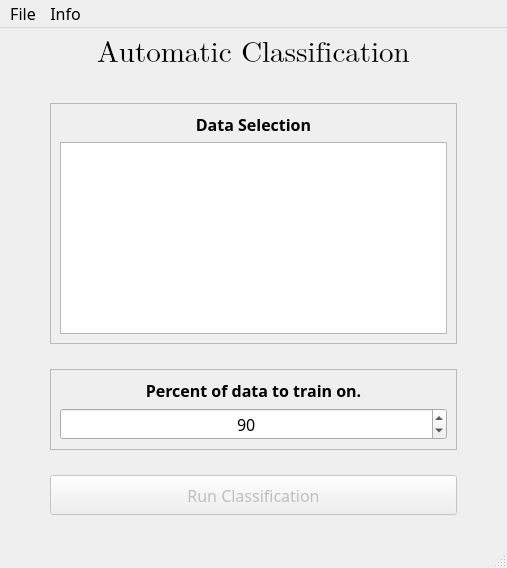
<?xml version="1.0" encoding="UTF-8"?>
<ui version="4.0">
 <class>MainWindow</class>
 <widget class="QMainWindow" name="MainWindow">
  <property name="geometry">
   <rect>
    <x>0</x>
    <y>0</y>
    <width>507</width>
    <height>554</height>
   </rect>
  </property>
  <property name="font">
   <font>
    <family>Source Sans Pro</family>
    <pointsize>12</pointsize>
   </font>
  </property>
  <property name="windowTitle">
   <string>MainWindow</string>
  </property>
  <widget class="QWidget" name="centralwidget">
   <layout class="QVBoxLayout" name="verticalLayout">
    <property name="spacing">
     <number>25</number>
    </property>
    <property name="leftMargin">
     <number>50</number>
    </property>
    <property name="topMargin">
     <number>0</number>
    </property>
    <property name="rightMargin">
     <number>50</number>
    </property>
    <property name="bottomMargin">
     <number>25</number>
    </property>
    <item>
     <widget class="QLabel" name="label">
      <property name="sizePolicy">
       <sizepolicy hsizetype="MinimumExpanding" vsizetype="MinimumExpanding">
        <horstretch>0</horstretch>
        <verstretch>0</verstretch>
       </sizepolicy>
      </property>
      <property name="minimumSize">
       <size>
        <width>300</width>
        <height>50</height>
       </size>
      </property>
      <property name="font">
       <font>
        <family>Cambria Math</family>
        <pointsize>22</pointsize>
       </font>
      </property>
      <property name="text">
       <string>Automatic Classification</string>
      </property>
      <property name="alignment">
       <set>Qt::AlignCenter</set>
      </property>
     </widget>
    </item>
    <item>
     <widget class="QFrame" name="frame_4">
      <property name="sizePolicy">
       <sizepolicy hsizetype="MinimumExpanding" vsizetype="MinimumExpanding">
        <horstretch>0</horstretch>
        <verstretch>0</verstretch>
       </sizepolicy>
      </property>
      <property name="frameShape">
       <enum>QFrame::StyledPanel</enum>
      </property>
      <property name="frameShadow">
       <enum>QFrame::Plain</enum>
      </property>
      <layout class="QGridLayout" name="gridLayout_4">
       <item row="0" column="0">
        <widget class="QLabel" name="label_10">
         <property name="sizePolicy">
          <sizepolicy hsizetype="MinimumExpanding" vsizetype="MinimumExpanding">
           <horstretch>0</horstretch>
           <verstretch>0</verstretch>
          </sizepolicy>
         </property>
         <property name="font">
          <font>
           <family>Source Sans Pro</family>
           <pointsize>12</pointsize>
           <weight>75</weight>
           <bold>true</bold>
          </font>
         </property>
         <property name="text">
          <string>Data Selection</string>
         </property>
         <property name="alignment">
          <set>Qt::AlignCenter</set>
         </property>
        </widget>
       </item>
       <item row="1" column="0">
        <widget class="QListView" name="dataSelectionListView">
         <property name="sizePolicy">
          <sizepolicy hsizetype="MinimumExpanding" vsizetype="MinimumExpanding">
           <horstretch>0</horstretch>
           <verstretch>0</verstretch>
          </sizepolicy>
         </property>
         <property name="minimumSize">
          <size>
           <width>100</width>
           <height>100</height>
          </size>
         </property>
        </widget>
       </item>
      </layout>
     </widget>
    </item>
    <item>
     <widget class="QFrame" name="frame_3">
      <property name="frameShape">
       <enum>QFrame::StyledPanel</enum>
      </property>
      <property name="frameShadow">
       <enum>QFrame::Plain</enum>
      </property>
      <layout class="QGridLayout" name="gridLayout_3">
       <item row="1" column="0">
        <widget class="QSpinBox" name="trainPercentSpin">
         <property name="font">
          <font>
           <family>Source Sans Pro</family>
           <pointsize>12</pointsize>
          </font>
         </property>
         <property name="alignment">
          <set>Qt::AlignCenter</set>
         </property>
         <property name="minimum">
          <number>1</number>
         </property>
         <property name="value">
          <number>90</number>
         </property>
        </widget>
       </item>
       <item row="0" column="0">
        <widget class="QLabel" name="label_9">
         <property name="font">
          <font>
           <family>Source Sans Pro</family>
           <pointsize>12</pointsize>
           <weight>75</weight>
           <bold>true</bold>
          </font>
         </property>
         <property name="text">
          <string>Percent of data to train on.</string>
         </property>
         <property name="alignment">
          <set>Qt::AlignCenter</set>
         </property>
        </widget>
       </item>
      </layout>
     </widget>
    </item>
    <item>
     <widget class="QPushButton" name="pushButton">
      <property name="enabled">
       <bool>false</bool>
      </property>
      <property name="sizePolicy">
       <sizepolicy hsizetype="MinimumExpanding" vsizetype="MinimumExpanding">
        <horstretch>0</horstretch>
        <verstretch>0</verstretch>
       </sizepolicy>
      </property>
      <property name="minimumSize">
       <size>
        <width>80</width>
        <height>40</height>
       </size>
      </property>
      <property name="font">
       <font>
        <family>Source Sans Pro</family>
        <pointsize>12</pointsize>
       </font>
      </property>
      <property name="text">
       <string>Run Classification</string>
      </property>
     </widget>
    </item>
   </layout>
  </widget>
  <widget class="QMenuBar" name="menubar">
   <property name="geometry">
    <rect>
     <x>0</x>
     <y>0</y>
     <width>507</width>
     <height>26</height>
    </rect>
   </property>
   <property name="font">
    <font>
     <family>Source Sans Pro</family>
     <pointsize>12</pointsize>
    </font>
   </property>
   <widget class="QMenu" name="menuFile">
    <property name="title">
     <string>File</string>
    </property>
    <addaction name="actionImport_Data"/>
    <addaction name="actionOptions"/>
   </widget>
   <widget class="QMenu" name="menuInfo">
    <property name="title">
     <string>Info</string>
    </property>
    <addaction name="actionManual_Parameters"/>
    <addaction name="actionAutomatic_Parameters"/>
    <addaction name="actionStock_Data"/>
   </widget>
   <addaction name="menuFile"/>
   <addaction name="menuInfo"/>
  </widget>
  <widget class="QStatusBar" name="statusbar"/>
  <action name="actionImport_Data">
   <property name="text">
    <string>Import Data</string>
   </property>
  </action>
  <action name="actionOptions">
   <property name="text">
    <string>Options</string>
   </property>
  </action>
  <action name="actionManual_Parameters">
   <property name="text">
    <string>Manual Parameters</string>
   </property>
  </action>
  <action name="actionAutomatic_Parameters">
   <property name="text">
    <string>Automatic Parameters</string>
   </property>
  </action>
  <action name="actionStock_Data">
   <property name="text">
    <string>Stock Data</string>
   </property>
  </action>
 </widget>
 <resources/>
 <connections/>
</ui>
